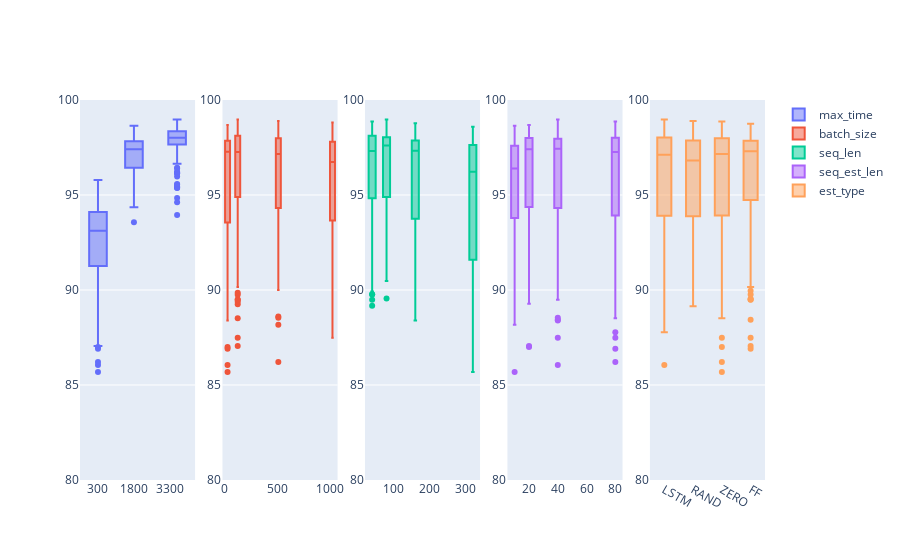

Notebook code for this chart:
### Code cell
fig = make_subplots(rows=1, cols=5)
for idx, factor in enumerate(factors):
    aa=fig.add_box(y=df_res["FIT"], x=df_res[factor], row=1, col=idx+1, name=factor)#, label="a") 
    fig.update_yaxes(range=[80, 100], row=1, col=idx+1)
fig.show()

### Figure 1 — Plotly figure (JSON) as saved in the notebook; plotly's stock layout.template omitted (floating-point values rounded to 4 significant figures; data arrays with more than 128 entries replaced by an {"elided": "..."} marker saying what was removed)
{"data": [{"name": "max_time", "type": "box", "x": {"elided": "768 int values"}, "xaxis": "x", "y": {"elided": "768 float values"}, "yaxis": "y"}, {"name": "batch_size", "type": "box", "x": {"elided": "768 int values"}, "xaxis": "x2", "y": {"elided": "768 float values"}, "yaxis": "y2"}, {"name": "seq_len", "type": "box", "x": {"elided": "768 int values"}, "xaxis": "x3", "y": {"elided": "768 float values"}, "yaxis": "y3"}, {"name": "seq_est_len", "type": "box", "x": {"elided": "768 int values"}, "xaxis": "x4", "y": {"elided": "768 float values"}, "yaxis": "y4"}, {"name": "est_type", "type": "box", "x": {"elided": "768 str values"}, "xaxis": "x5", "y": {"elided": "768 float values"}, "yaxis": "y5"}], "layout": {"xaxis": {"anchor": "y", "domain": [0, 0.168]}, "xaxis2": {"anchor": "y2", "domain": [0.208, 0.376]}, "xaxis3": {"anchor": "y3", "domain": [0.416, 0.584]}, "xaxis4": {"anchor": "y4", "domain": [0.624, 0.792]}, "xaxis5": {"anchor": "y5", "domain": [0.832, 1]}, "yaxis": {"anchor": "x", "domain": [0, 1], "range": [80, 100]}, "yaxis2": {"anchor": "x2", "domain": [0, 1], "range": [80, 100]}, "yaxis3": {"anchor": "x3", "domain": [0, 1], "range": [80, 100]}, "yaxis4": {"anchor": "x4", "domain": [0, 1], "range": [80, 100]}, "yaxis5": {"anchor": "x5", "domain": [0, 1], "range": [80, 100]}}}
